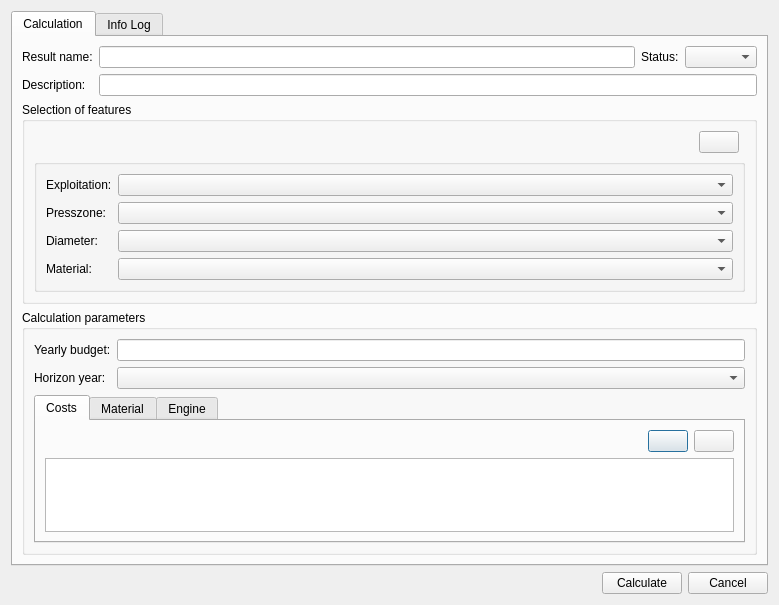
<?xml version="1.0" encoding="UTF-8"?>
<ui version="4.0">
 <class>dlg_priority</class>
 <widget class="QDialog" name="dlg_priority">
  <property name="geometry">
   <rect>
    <x>0</x>
    <y>0</y>
    <width>779</width>
    <height>581</height>
   </rect>
  </property>
  <property name="windowTitle">
   <string>Priority Calculation</string>
  </property>
  <layout class="QGridLayout" name="gridLayout">
   <item row="5" column="1">
    <widget class="QLabel" name="lbl_timer">
     <property name="text">
      <string/>
     </property>
    </widget>
   </item>
   <item row="1" column="1" colspan="4">
    <widget class="QTabWidget" name="mainTab">
     <property name="currentIndex">
      <number>0</number>
     </property>
     <widget class="QWidget" name="tab_calc">
      <attribute name="title">
       <string>Calculation</string>
      </attribute>
      <layout class="QGridLayout" name="gridLayout_6">
       <item row="0" column="0">
        <layout class="QGridLayout" name="gridLayout_5">
         <item row="0" column="1">
          <widget class="QLineEdit" name="txt_result_id"/>
         </item>
         <item row="0" column="0">
          <widget class="QLabel" name="lbl_result_id">
           <property name="sizePolicy">
            <sizepolicy hsizetype="Fixed" vsizetype="Fixed">
             <horstretch>0</horstretch>
             <verstretch>0</verstretch>
            </sizepolicy>
           </property>
           <property name="text">
            <string>Result name:</string>
           </property>
          </widget>
         </item>
         <item row="0" column="2">
          <widget class="QLabel" name="lbl_status">
           <property name="text">
            <string>Status:</string>
           </property>
          </widget>
         </item>
         <item row="1" column="0">
          <widget class="QLabel" name="lbl_descript">
           <property name="sizePolicy">
            <sizepolicy hsizetype="Fixed" vsizetype="Preferred">
             <horstretch>0</horstretch>
             <verstretch>0</verstretch>
            </sizepolicy>
           </property>
           <property name="text">
            <string>Description:</string>
           </property>
          </widget>
         </item>
         <item row="0" column="3">
          <widget class="QComboBox" name="cmb_status"/>
         </item>
         <item row="1" column="1" colspan="3">
          <widget class="QLineEdit" name="txt_descript">
           <property name="sizePolicy">
            <sizepolicy hsizetype="Expanding" vsizetype="Fixed">
             <horstretch>0</horstretch>
             <verstretch>0</verstretch>
            </sizepolicy>
           </property>
          </widget>
         </item>
        </layout>
       </item>
       <item row="2" column="0">
        <widget class="QGroupBox" name="grb_global">
         <property name="sizePolicy">
          <sizepolicy hsizetype="Preferred" vsizetype="Expanding">
           <horstretch>0</horstretch>
           <verstretch>0</verstretch>
          </sizepolicy>
         </property>
         <property name="title">
          <string>Calculation parameters</string>
         </property>
         <layout class="QGridLayout" name="gridLayout_9">
          <item row="1" column="0">
           <widget class="QLabel" name="lbl_year">
            <property name="text">
             <string>Horizon year:</string>
            </property>
           </widget>
          </item>
          <item row="0" column="1">
           <widget class="QLineEdit" name="txt_budget"/>
          </item>
          <item row="1" column="1">
           <widget class="QComboBox" name="cmb_year"/>
          </item>
          <item row="0" column="0">
           <widget class="QLabel" name="lbl_budget">
            <property name="text">
             <string>Yearly budget:</string>
            </property>
           </widget>
          </item>
          <item row="2" column="0" colspan="2">
           <widget class="QTabWidget" name="tab_widget">
            <property name="sizePolicy">
             <sizepolicy hsizetype="Expanding" vsizetype="Expanding">
              <horstretch>0</horstretch>
              <verstretch>0</verstretch>
             </sizepolicy>
            </property>
            <property name="currentIndex">
             <number>0</number>
            </property>
            <widget class="QWidget" name="tab_cost">
             <attribute name="title">
              <string>Costs</string>
             </attribute>
             <layout class="QGridLayout" name="gridLayout_2">
              <item row="0" column="1">
               <widget class="QPushButton" name="btn_add_cost">
                <property name="text">
                 <string/>
                </property>
               </widget>
              </item>
              <item row="0" column="0">
               <spacer name="horizontalSpacer_3">
                <property name="orientation">
                 <enum>Qt::Horizontal</enum>
                </property>
                <property name="sizeHint" stdset="0">
                 <size>
                  <width>40</width>
                  <height>20</height>
                 </size>
                </property>
               </spacer>
              </item>
              <item row="0" column="2">
               <widget class="QPushButton" name="btn_remove_cost">
                <property name="text">
                 <string/>
                </property>
               </widget>
              </item>
              <item row="1" column="0" colspan="3">
               <widget class="QTableWidget" name="tbl_cost"/>
              </item>
             </layout>
            </widget>
            <widget class="QWidget" name="tab_material">
             <attribute name="title">
              <string>Material</string>
             </attribute>
             <layout class="QGridLayout" name="gridLayout_3">
              <item row="0" column="1">
               <widget class="QPushButton" name="btn_add_material">
                <property name="text">
                 <string/>
                </property>
               </widget>
              </item>
              <item row="0" column="2">
               <widget class="QPushButton" name="btn_remove_material">
                <property name="text">
                 <string/>
                </property>
               </widget>
              </item>
              <item row="0" column="0">
               <spacer name="horizontalSpacer_4">
                <property name="orientation">
                 <enum>Qt::Horizontal</enum>
                </property>
                <property name="sizeHint" stdset="0">
                 <size>
                  <width>40</width>
                  <height>20</height>
                 </size>
                </property>
               </spacer>
              </item>
              <item row="1" column="0" colspan="3">
               <widget class="QTableWidget" name="tbl_material"/>
              </item>
             </layout>
            </widget>
            <widget class="QWidget" name="tab_engine">
             <attribute name="title">
              <string>Engine</string>
             </attribute>
             <layout class="QGridLayout" name="gridLayout_13">
              <item row="0" column="0">
               <widget class="QGroupBox" name="grb_engine_1">
                <property name="title">
                 <string>grb_engine_1</string>
                </property>
                <property name="alignment">
                 <set>Qt::AlignLeading|Qt::AlignLeft|Qt::AlignTop</set>
                </property>
                <layout class="QVBoxLayout" name="verticalLayout">
                 <property name="sizeConstraint">
                  <enum>QLayout::SetDefaultConstraint</enum>
                 </property>
                 <item>
                  <layout class="QGridLayout" name="lyt_engine_1"/>
                 </item>
                 <item>
                  <spacer name="verticalSpacer_2">
                   <property name="orientation">
                    <enum>Qt::Vertical</enum>
                   </property>
                   <property name="sizeHint" stdset="0">
                    <size>
                     <width>20</width>
                     <height>40</height>
                    </size>
                   </property>
                  </spacer>
                 </item>
                </layout>
               </widget>
              </item>
              <item row="0" column="1">
               <widget class="QGroupBox" name="grb_engine_2">
                <property name="title">
                 <string>grb_engine_2</string>
                </property>
                <property name="alignment">
                 <set>Qt::AlignLeading|Qt::AlignLeft|Qt::AlignTop</set>
                </property>
                <layout class="QVBoxLayout" name="verticalLayout_2">
                 <item>
                  <layout class="QGridLayout" name="lyt_engine_2"/>
                 </item>
                 <item>
                  <spacer name="verticalSpacer_3">
                   <property name="orientation">
                    <enum>Qt::Vertical</enum>
                   </property>
                   <property name="sizeHint" stdset="0">
                    <size>
                     <width>20</width>
                     <height>40</height>
                    </size>
                   </property>
                  </spacer>
                 </item>
                </layout>
               </widget>
              </item>
             </layout>
            </widget>
           </widget>
          </item>
         </layout>
        </widget>
       </item>
       <item row="1" column="0">
        <widget class="QGroupBox" name="grb_selection">
         <property name="sizePolicy">
          <sizepolicy hsizetype="Preferred" vsizetype="Preferred">
           <horstretch>0</horstretch>
           <verstretch>0</verstretch>
          </sizepolicy>
         </property>
         <property name="title">
          <string>Selection of features</string>
         </property>
         <layout class="QGridLayout" name="gridLayout_8">
          <item row="0" column="1">
           <widget class="QPushButton" name="btn_snapping">
            <property name="toolTip">
             <string>Select features on canvas</string>
            </property>
            <property name="text">
             <string/>
            </property>
           </widget>
          </item>
          <item row="0" column="0">
           <spacer name="horizontalSpacer_2">
            <property name="orientation">
             <enum>Qt::Horizontal</enum>
            </property>
            <property name="sizeHint" stdset="0">
             <size>
              <width>40</width>
              <height>20</height>
             </size>
            </property>
           </spacer>
          </item>
          <item row="1" column="0" colspan="3">
           <widget class="QGroupBox" name="groupBox_3">
            <property name="title">
             <string/>
            </property>
            <layout class="QGridLayout" name="gridLayout_10">
             <item row="3" column="0">
              <widget class="QLabel" name="lbl_dnom">
               <property name="text">
                <string>Diameter:</string>
               </property>
              </widget>
             </item>
             <item row="3" column="1">
              <widget class="QComboBox" name="cmb_dnom">
               <property name="sizePolicy">
                <sizepolicy hsizetype="Expanding" vsizetype="Preferred">
                 <horstretch>0</horstretch>
                 <verstretch>0</verstretch>
                </sizepolicy>
               </property>
              </widget>
             </item>
             <item row="1" column="1">
              <widget class="QComboBox" name="cmb_expl_selection"/>
             </item>
             <item row="7" column="0" colspan="2">
              <spacer name="verticalSpacer">
               <property name="orientation">
                <enum>Qt::Vertical</enum>
               </property>
               <property name="sizeHint" stdset="0">
                <size>
                 <width>20</width>
                 <height>40</height>
                </size>
               </property>
              </spacer>
             </item>
             <item row="4" column="0">
              <widget class="QLabel" name="lbl_material">
               <property name="text">
                <string>Material:</string>
               </property>
              </widget>
             </item>
             <item row="1" column="0">
              <widget class="QLabel" name="lbl_expl_selection">
               <property name="text">
                <string>Exploitation:</string>
               </property>
              </widget>
             </item>
             <item row="4" column="1">
              <widget class="QComboBox" name="cmb_material"/>
             </item>
             <item row="2" column="0">
              <widget class="QLabel" name="lbl_presszone">
               <property name="text">
                <string>Presszone:</string>
               </property>
              </widget>
             </item>
             <item row="2" column="1">
              <widget class="QComboBox" name="cmb_presszone"/>
             </item>
            </layout>
           </widget>
          </item>
         </layout>
        </widget>
       </item>
      </layout>
     </widget>
     <widget class="QWidget" name="tab_infolog">
      <attribute name="title">
       <string>Info Log</string>
      </attribute>
      <layout class="QGridLayout" name="gridLayout_7">
       <item row="1" column="0">
        <widget class="QProgressBar" name="progressBar">
         <property name="value">
          <number>0</number>
         </property>
        </widget>
       </item>
       <item row="0" column="0">
        <layout class="QGridLayout" name="gridLayout_11">
         <item row="0" column="0" colspan="2">
          <widget class="QTextEdit" name="txt_infolog">
           <property name="font">
            <font>
             <family>Courier New</family>
            </font>
           </property>
          </widget>
         </item>
        </layout>
       </item>
      </layout>
     </widget>
    </widget>
   </item>
   <item row="5" column="4">
    <widget class="QPushButton" name="btn_cancel">
     <property name="text">
      <string>Cancel</string>
     </property>
    </widget>
   </item>
   <item row="5" column="3">
    <widget class="QPushButton" name="btn_calc">
     <property name="text">
      <string>Calculate</string>
     </property>
    </widget>
   </item>
   <item row="5" column="2">
    <spacer name="horizontalSpacer">
     <property name="orientation">
      <enum>Qt::Horizontal</enum>
     </property>
     <property name="sizeHint" stdset="0">
      <size>
       <width>40</width>
       <height>20</height>
      </size>
     </property>
    </spacer>
   </item>
  </layout>
 </widget>
 <tabstops>
  <tabstop>txt_result_id</tabstop>
  <tabstop>cmb_status</tabstop>
  <tabstop>txt_descript</tabstop>
  <tabstop>btn_snapping</tabstop>
  <tabstop>cmb_expl_selection</tabstop>
  <tabstop>cmb_presszone</tabstop>
  <tabstop>cmb_dnom</tabstop>
  <tabstop>cmb_material</tabstop>
  <tabstop>txt_budget</tabstop>
  <tabstop>cmb_year</tabstop>
  <tabstop>btn_calc</tabstop>
  <tabstop>btn_cancel</tabstop>
  <tabstop>mainTab</tabstop>
  <tabstop>tab_widget</tabstop>
  <tabstop>txt_infolog</tabstop>
 </tabstops>
 <resources/>
 <connections/>
</ui>
